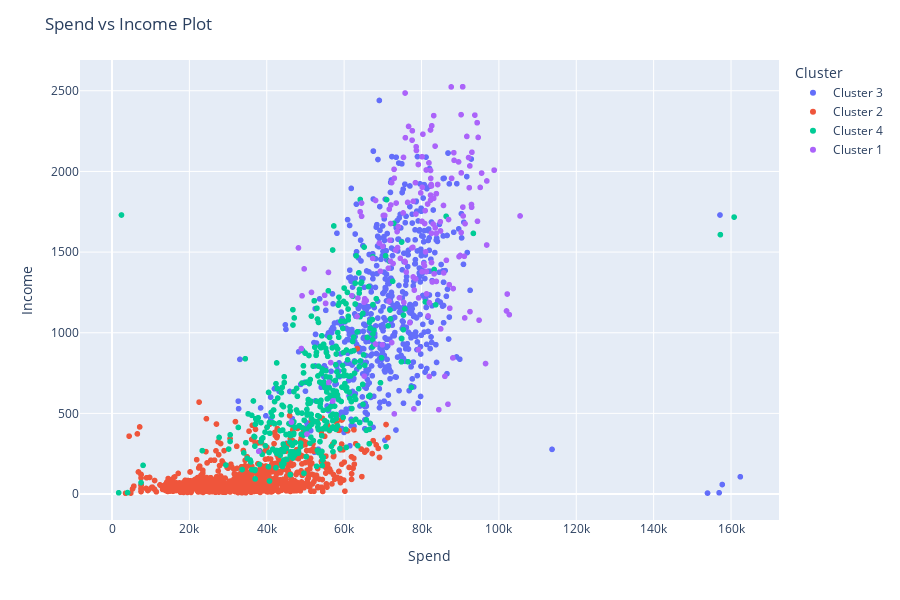

The cell this chart's notebook holds for it:
### Code cell
fig = px.scatter(df_, x="Income", y="Total_Spend",
                 color="Cluster",
                 hover_data=['Total_Spend', 'Income', 'Cluster'])

fig.update_layout(
    title="Spend vs Income Plot",
    xaxis_title = "Spend",
    yaxis_title = "Income",
    width = 900, height=600
)

fig.show()

### Figure 1 — Plotly figure (JSON) as saved in the notebook; plotly's stock layout.template omitted (floating-point values rounded to 4 significant figures; data arrays with more than 128 entries replaced by an {"elided": "..."} marker saying what was removed)
{"data": [{"customdata": {"elided": "610x1 str values"}, "hovertemplate": "Cluster=%{customdata[0]}<br>Income=%{x}<br>Total_Spend=%{y}<extra></extra>", "legendgroup": "Cluster 3", "marker": {"color": "#636efa", "symbol": "circle"}, "mode": "markers", "name": "Cluster 3", "showlegend": true, "type": "scattergl", "x": {"elided": "610 int values"}, "xaxis": "x", "y": {"elided": "610 int values"}, "yaxis": "y"}, {"customdata": {"elided": "1009x1 str values"}, "hovertemplate": "Cluster=%{customdata[0]}<br>Income=%{x}<br>Total_Spend=%{y}<extra></extra>", "legendgroup": "Cluster 2", "marker": {"color": "#EF553B", "symbol": "circle"}, "mode": "markers", "name": "Cluster 2", "showlegend": true, "type": "scattergl", "x": {"elided": "1009 int values"}, "xaxis": "x", "y": {"elided": "1009 int values"}, "yaxis": "y"}, {"customdata": {"elided": "404x1 str values"}, "hovertemplate": "Cluster=%{customdata[0]}<br>Income=%{x}<br>Total_Spend=%{y}<extra></extra>", "legendgroup": "Cluster 4", "marker": {"color": "#00cc96", "symbol": "circle"}, "mode": "markers", "name": "Cluster 4", "showlegend": true, "type": "scattergl", "x": {"elided": "404 int values"}, "xaxis": "x", "y": {"elided": "404 int values"}, "yaxis": "y"}, {"customdata": {"elided": "189x1 str values"}, "hovertemplate": "Cluster=%{customdata[0]}<br>Income=%{x}<br>Total_Spend=%{y}<extra></extra>", "legendgroup": "Cluster 1", "marker": {"color": "#ab63fa", "symbol": "circle"}, "mode": "markers", "name": "Cluster 1", "showlegend": true, "type": "scattergl", "x": {"elided": "189 int values"}, "xaxis": "x", "y": {"elided": "189 int values"}, "yaxis": "y"}], "layout": {"height": 600, "legend": {"title": {"text": "Cluster"}, "tracegroupgap": 0}, "margin": {"t": 60}, "title": {"text": "Spend vs Income Plot"}, "width": 900, "xaxis": {"anchor": "y", "domain": [0, 1], "title": {"text": "Spend"}}, "yaxis": {"anchor": "x", "domain": [0, 1], "title": {"text": "Income"}}}}
